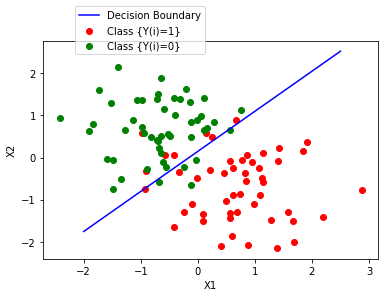

This figure's Python source:
#!/usr/bin/env python
# coding: utf-8

# In[1]:


import numpy as np
import matplotlib.pyplot as plt

#Importing data
data_x = np.genfromtxt('../data/q3/logisticX.csv', delimiter=',')
data_y = np.genfromtxt('../data/q3/logisticY.csv', delimiter=',')
data_y = data_y.reshape(-1,1)

#Normalizing the vector data_X
mean = np.mean(data_x, axis = 0).reshape(1,-1)
std = np.std(data_x, axis = 0).reshape(1,-1)
norm_x = (data_x-mean)/std #normalized data_x

#size of dataset
(m,n) = data_x.shape

#Adding the intercept term to norm _x
intercept = np.ones(m).reshape(-1,1)
data_x = np.concatenate((intercept, norm_x), axis=1)
#Now the training data is data_x(mXn) and data_y(mX1)

data_x_trans = data_x.T
#size of dataset
(m,n) = data_x.shape


# In[2]:


#Helper functions

#Sigmoid of a given value
#z should be np array
def sigmoid(z):
    return 1/(1+np.exp(-z))

#Prediction of values given theta and input values
def prediction(theta, x):
    return np.matmul(x,theta)

#To calculate the subtraction term in Newton's method, given a theta, the function first calculates hessian,
# and first order derivative, takes inverse of hessian and multiplies it with the later to give the result
def term(theta):
    pred = sigmoid(prediction(theta,data_x))
    error = (data_y-pred)
    first_der = np.matmul(data_x_trans,error)
    hessian = np.zeros((n,n))
    for i in range(m):
        p = pred[i][0]
        x = data_x[i]
        l = p*(p-1)*np.matmul(x.reshape(-1,1),x.reshape(1,-1))
        hessian = hessian + l
    second_der = np.linalg.pinv(hessian)
    return np.matmul(second_der, first_der)


# In[3]:


#Part (a)
#The parameter Vector theta and initializing it
theta = np.zeros(n).reshape(-1,1)

progress = []
for i in range(1000):
    t  = term(theta)
    #to compare it with old value of theta 
    newtheta = theta - t
    flag = 0
    #The convergence criteria, if all the elements of parameter don't change by 10^-7 then theta has converged
    for eps in (newtheta-theta):
        if(eps[0]>0.0000001):
            flag = 1
    if(flag==1):
        theta = newtheta
    else:
        break
print("The value of parameters learnt is:")
print(theta)


# In[15]:


#Part(b)

#Segretaing in two different classes based on value of y(i)
class1 = np.argwhere(data_y==1)[:,0]
class0 = np.argwhere(data_y==0)[:,0]
class1_x1 = data_x[class1,1]
class1_x2 = data_x[class1,2]
class0_x1 = data_x[class0,1]
class0_x2 = data_x[class0,2]

#Plotting the two different classes and their decision boundary as indicated by theta learnt above
plt.figure(1)
plt.scatter(class1_x1, class1_x2, c="red", label = 'Class {Y(i)=1}')
plt.scatter(class0_x1, class0_x2, c="green", label = 'Class {Y(i)=0}')
x = np.linspace(-2.0,2.5,100)
y = (theta[0][0] + theta[1][0]*x)/(-1*theta[2][0])
plt.xlabel('X1')
plt.ylabel('X2')
plt.plot(x,y,'-b', label='Decision Boundary')
plt.legend(loc='right', bbox_to_anchor=(0.5, 1.05))
plt.show()
